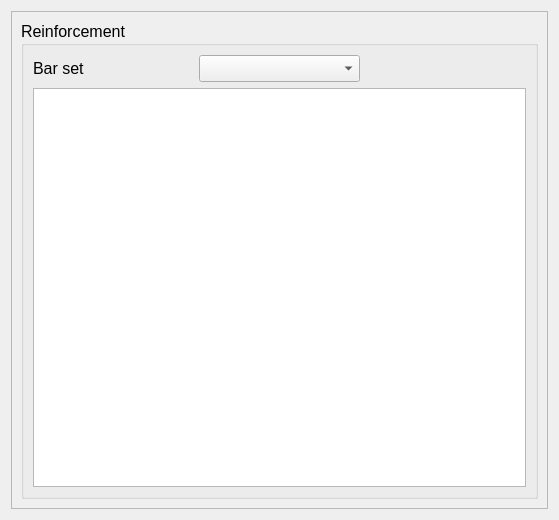
<?xml version="1.0" encoding="UTF-8"?>
<ui version="4.0">
 <class>d_BarSet</class>
 <widget class="QDialog" name="d_BarSet">
  <property name="geometry">
   <rect>
    <x>0</x>
    <y>0</y>
    <width>559</width>
    <height>520</height>
   </rect>
  </property>
  <property name="font">
   <font>
    <pointsize>12</pointsize>
   </font>
  </property>
  <property name="windowTitle">
   <string>Bar Set</string>
  </property>
  <layout class="QGridLayout" name="gridLayout">
   <item row="0" column="0">
    <widget class="QFrame" name="frame">
     <property name="frameShape">
      <enum>QFrame::Shape::StyledPanel</enum>
     </property>
     <property name="frameShadow">
      <enum>QFrame::Shadow::Raised</enum>
     </property>
     <layout class="QGridLayout" name="gridLayout_2">
      <item row="0" column="0">
       <widget class="QGroupBox" name="groupBox">
        <property name="title">
         <string>Reinforcement</string>
        </property>
        <layout class="QGridLayout" name="gridLayout_3">
         <item row="0" column="1">
          <widget class="QComboBox" name="cb_BarSetList"/>
         </item>
         <item row="0" column="0">
          <widget class="QLabel" name="label">
           <property name="text">
            <string>Bar set</string>
           </property>
          </widget>
         </item>
         <item row="1" column="0" colspan="3">
          <widget class="QTableView" name="tbview_BarSet"/>
         </item>
        </layout>
       </widget>
      </item>
     </layout>
    </widget>
   </item>
  </layout>
 </widget>
 <resources/>
 <connections/>
</ui>
